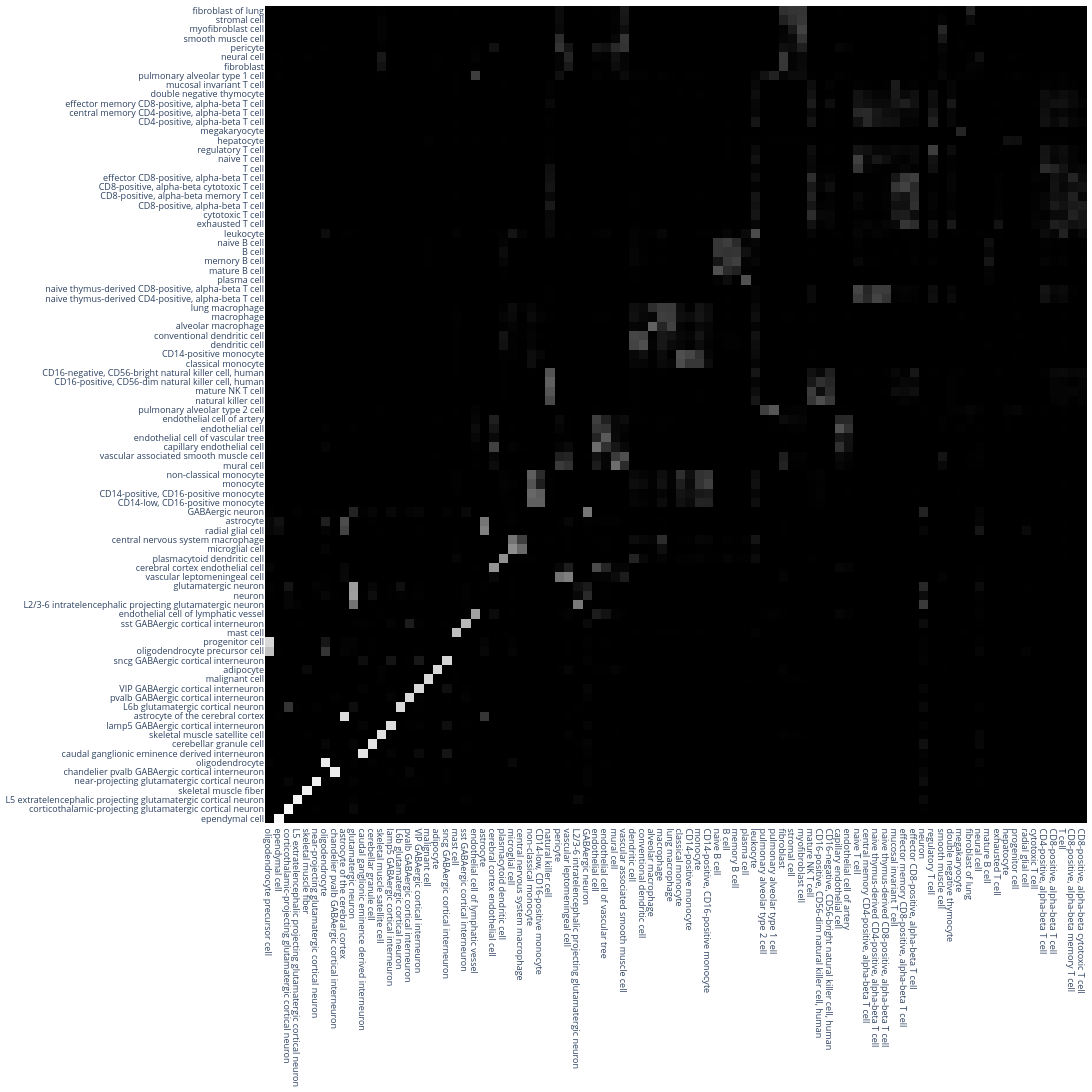

Here is the notebook cell this chart was saved with:
### Code cell
import numpy as np
import pandas as pd
import plotly.graph_objects as go
from plotly.subplots import make_subplots
from scipy.cluster.hierarchy import linkage, dendrogram, leaves_list

# 1. Compute linkage for rows and columns
row_linkage = linkage(non_zero_densities_pdf, method='average')
col_linkage = linkage(non_zero_densities_pdf.T, method='average')

# 2. Get the order of rows and columns after clustering
row_order = leaves_list(row_linkage)
col_order = leaves_list(col_linkage)

# 3. Reorder the data and labels
data_clustered = non_zero_densities_pdf.values[row_order, :][:, col_order]
row_labels = code_to_cell_type(non_zero_idx).values[row_order]
col_labels = non_zero_densities_pdf.columns[col_order]

# 4. Create dendrogram traces
def create_dendro_traces(linkage_matrix, orientation, labels, xaxis, yaxis):
  dendro = dendrogram(linkage_matrix, labels=labels, orientation=orientation, no_plot=True)
  icoord = np.array(dendro['icoord'])
  dcoord = np.array(dendro['dcoord'])
  traces = []
  for xs, ys in zip(icoord, dcoord):
    if orientation == 'top':
      traces.append(go.Scatter(x=xs, y=ys, mode='lines', line=dict(color='black'), showlegend=False, xaxis=xaxis, yaxis=yaxis))
    else:
      traces.append(go.Scatter(x=ys, y=xs, mode='lines', line=dict(color='black'), showlegend=False, xaxis=xaxis, yaxis=yaxis))
  return traces

row_dendro_traces = create_dendro_traces(row_linkage, 'left', row_labels, 'x2', 'y2')
col_dendro_traces = create_dendro_traces(col_linkage, 'top', col_labels, 'x3', 'y3')


# Add heatmap, but hide colorbar
heatmap = go.Heatmap(
  z=data_clustered,
  x=col_labels,
  y=row_labels,
  # colorscale='Viridis',
  showscale=False,  # Hide the colorbar
  colorscale=[
        [0, 'rgb(0, 0, 0)'],              #0 - now black
        # [1./10000, 'rgb(50, 50, 50)'],   #10 - dark gray
        # [1./1000, 'rgb(100, 100, 100)'], #100 - medium gray
        # [1./100, 'rgb(150, 150, 150)'],  #1000 - light gray
        [1./10, 'rgb(50, 50, 50)'],   #10000 - lighter gray
        [1., 'rgb(250, 250, 250)'],      #100000 - now white
    ]
)

fig = go.Figure(data=[heatmap])
# Tidy up axes and labels
# Force all labels to show with minimal font size and no margins
fig.update_yaxes(
  tickfont=dict(size=9),  # Very small font size
  tickmode='linear',      # Force linear tick mode
  dtick=1,               # Show every tick (every row)
  ticklabeloverflow='allow'  # Allow labels to overflow/overlap
)

fig.update_xaxes(
  tickfont=dict(size=9),  # Very small font size
  tickmode='linear',      # Force linear tick mode
  dtick=1,               # Show every tick (every row)
  ticklabeloverflow='allow'  # Allow labels to overflow/overlap
)

fig.update_layout(
  showlegend=False,
  height=1200, width=1200,
  margin=dict(t=5, l=5, b=5, r=5),  # Remove all margins
  autosize=False
)
fig.show()

### Figure 1 — Plotly figure (JSON) as saved in the notebook; plotly's stock layout.template omitted (floating-point values rounded to 4 significant figures; data arrays with more than 128 entries replaced by an {"elided": "..."} marker saying what was removed)
{"data": [{"colorscale": [[0, "rgb(0, 0, 0)"], [0.1, "rgb(50, 50, 50)"], [1, "rgb(250, 250, 250)"]], "showscale": false, "type": "heatmap", "x": ["oligodendrocyte precursor cell", "ependymal cell", "corticothalamic-projecting glutamatergic cortical neuron", "L5 extratelencephalic projecting glutamatergic cortical neuron", "skeletal muscle fiber", "near-projecting glutamatergic cortical neuron", "oligodendrocyte", "chandelier pvalb GABAergic cortical interneuron", "astrocyte of the cerebral cortex", "glutamatergic neuron", "caudal ganglionic eminence derived interneuron", "cerebellar granule cell", "skeletal muscle satellite cell", "lamp5 GABAergic cortical interneuron", "L6b glutamatergic cortical neuron", "pvalb GABAergic cortical interneuron", "VIP GABAergic cortical interneuron", "malignant cell", "adipocyte", "sncg GABAergic cortical interneuron", "mast cell", "sst GABAergic cortical interneuron", "endothelial cell of lymphatic vessel", "astrocyte", "cerebral cortex endothelial cell", "plasmacytoid dendritic cell", "microglial cell", "central nervous system macrophage", "non-classical monocyte", "CD14-low, CD16-positive monocyte", "natural killer cell", "pericyte", "vascular leptomeningeal cell", "L2/3-6 intratelencephalic projecting glutamatergic neuron", "GABAergic neuron", "endothelial cell", "endothelial cell of vascular tree", "mural cell", "vascular associated smooth muscle cell", "dendritic cell", "conventional dendritic cell", "alveolar macrophage", "macrophage", "lung macrophage", "classical monocyte", "CD14-positive monocyte", "monocyte", "CD14-positive, CD16-positive monocyte", "naive B cell", "B cell", "memory B cell", "plasma cell", "leukocyte", "pulmonary alveolar type 2 cell", "pulmonary alveolar type 1 cell", "fibroblast", "stromal cell", "myofibroblast cell", "mature NK T cell", "CD16-positive, CD56-dim natural killer cell, human", "CD16-negative, CD56-bright natural killer cell, human", "capillary endothelial cell", "endothelial cell of artery", "naive T cell", "central memory CD4-positive, alpha-beta T cell", "naive thymus-derived CD4-positive, alpha-beta T cell", "naive thymus-derived CD8-positive, alpha-beta T cell", "mucosal invariant T cell", "effector memory CD8-positive, alpha-beta T cell", "effector CD8-positive, alpha-beta T cell", "neuron", "regulatory T cell", "smooth muscle cell", "double negative thymocyte", "megakaryocyte", "fibroblast of lung", "neural cell", "mature B cell", "exhausted T cell", "hepatocyte", "progenitor cell", "radial glial cell", "cytotoxic T cell", "CD4-positive, alpha-beta T cell", "CD8-positive, alpha-beta T cell", "T cell", "CD8-positive, alpha-beta memory T cell", "CD8-positive, alpha-beta cytotoxic T cell"], "y": ["ependymal cell", "corticothalamic-projecting glutamatergic cortical neuron", "L5 extratelencephalic projecting glutamatergic cortical neuron", "skeletal muscle fiber", "near-projecting glutamatergic cortical neuron", "chandelier pvalb GABAergic cortical interneuron", "oligodendrocyte", "caudal ganglionic eminence derived interneuron", "cerebellar granule cell", "skeletal muscle satellite cell", "lamp5 GABAergic cortical interneuron", "astrocyte of the cerebral cortex", "L6b glutamatergic cortical neuron", "pvalb GABAergic cortical interneuron", "VIP GABAergic cortical interneuron", "malignant cell", "adipocyte", "sncg GABAergic cortical interneuron", "oligodendrocyte precursor cell", "progenitor cell", "mast cell", "sst GABAergic cortical interneuron", "endothelial cell of lymphatic vessel", "L2/3-6 intratelencephalic projecting glutamatergic neuron", "neuron", "glutamatergic neuron", "vascular leptomeningeal cell", "cerebral cortex endothelial cell", "plasmacytoid dendritic cell", "microglial cell", "central nervous system macrophage", "radial glial cell", "astrocyte", "GABAergic neuron", "CD14-low, CD16-positive monocyte", "CD14-positive, CD16-positive monocyte", "monocyte", "non-classical monocyte", "mural cell", "vascular associated smooth muscle cell", "capillary endothelial cell", "endothelial cell of vascular tree", "endothelial cell", "endothelial cell of artery", "pulmonary alveolar type 2 cell", "natural killer cell", "mature NK T cell", "CD16-positive, CD56-dim natural killer cell, human", "CD16-negative, CD56-bright natural killer cell, human", "classical monocyte", "CD14-positive monocyte", "dendritic cell", "conventional dendritic cell", "alveolar macrophage", "macrophage", "lung macrophage", "naive thymus-derived CD4-positive, alpha-beta T cell", "naive thymus-derived CD8-positive, alpha-beta T cell", "plasma cell", "mature B cell", "memory B cell", "B cell", "naive B cell", "leukocyte", "exhausted T cell", "cytotoxic T cell", "CD8-positive, alpha-beta T cell", "CD8-positive, alpha-beta memory T cell", "CD8-positive, alpha-beta cytotoxic T cell", "effector CD8-positive, alpha-beta T cell", "T cell", "naive T cell", "regulatory T cell", "hepatocyte", "megakaryocyte", "CD4-positive, alpha-beta T cell", "central memory CD4-positive, alpha-beta T cell", "effector memory CD8-positive, alpha-beta T cell", "double negative thymocyte", "mucosal invariant T cell", "pulmonary alveolar type 1 cell", "fibroblast", "neural cell", "pericyte", "smooth muscle cell", "myofibroblast cell", "stromal cell", "fibroblast of lung"], "z": {"elided": "88x88 float values"}}], "layout": {"autosize": false, "height": 1200, "margin": {"b": 5, "l": 5, "r": 5, "t": 5}, "showlegend": false, "width": 1200, "xaxis": {"dtick": 1, "tickfont": {"size": 9}, "ticklabeloverflow": "allow", "tickmode": "linear"}, "yaxis": {"dtick": 1, "tickfont": {"size": 9}, "ticklabeloverflow": "allow", "tickmode": "linear"}}}
